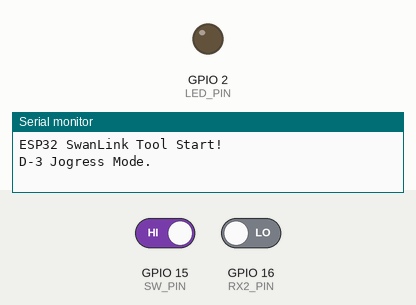
This sketch was run on a simulated ESP32. Parts: output pins drawn as LEDs (lit = HIGH), the last lines printed to the serial monitor. Inputs (shaded band) come from the test bench; at power-on: GPIO 16 (RX2_PIN) LOW, GPIO 15 (SW_PIN) HIGH. Pins used as bus, display or sensor lines are not drawn.

Above: at 1.2 s.
1.3 s: GPIO 16 (RX2_PIN) driven HIGH
At 2.1 s:
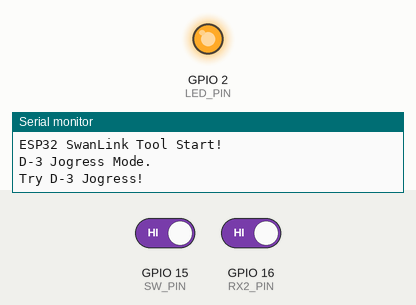
3.8 s: GPIO 15 (SW_PIN) driven LOW and GPIO 16 (RX2_PIN) driven LOW
5.8 s: GPIO 16 (RX2_PIN) driven HIGH
At 8.0 s:
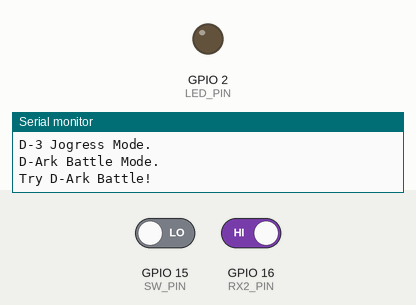
Timing chart, 0 to 9.5 s (numbered marks = the images above; inputs shaded):
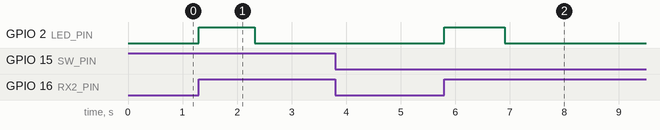

Measured:
- after the input at 1.3 s, GPIO 2 (LED_PIN): LOW → HIGH at once, → LOW 1.0 s later
- after the input at 5.8 s, GPIO 2 (LED_PIN): LOW → HIGH at once, → LOW 1.1 s later

The sketch:

ESP32_SwanLink_Tool.ino
```cpp
/*
  ESP32 SwanLink Tool (2 in 1)

  Switch ON  → D-Ark SwanLink Punching
  Switch OFF → D-3 SwanLink Jogress Evolution

  SwanLink Jogress Evolution for D-3(2000).
  Jogress with Wonderswan(Digimon Adventure 02: D1 Tamers).
  Fouce Adult Level or Perfect Level Jogress to Ultimate Level.

  A punching bag for D-Ark(2001).
  Versus Wonderswan Impmon from Digimon Tamers Battle Spirit.
  Not 100% winning!

  Author : joushiikuta
  Date   : 2025/05/16
  Rev    : 1.0.0
  link   : https://www.youtube.com/@joushiikuta

  ESP32 : GPIO_NUM_15 → SWITCH → GND
          GPIO_NUM_16 → HDMI PIN13
          GPIO_NUM_17 → HDMI PIN9
          GND         → HDMI PIN17
*/

#define SW_PIN GPIO_NUM_15
#define RX2_PIN GPIO_NUM_16
#define TX2_PIN GPIO_NUM_17
#define LED_PIN GPIO_NUM_2

unsigned long packet_recive[4];

unsigned long packet_send_jogress[2] = {
  0b00000010101000000000000111100001,
  0b00101101111000000000000111100001
};

unsigned long packet_send_battle[4] = {
  0b00001111001000000000000100000001,
  0b00111110101000000000000111100001,
  0b00111101101000000000000110100001,
  0b00010111111000000000000111100001
};

void SwanLinkSend(unsigned long packet) {
  for (int i = 0; i < 32; i++) {
    digitalWrite(TX2_PIN, (packet & (1 << i)) ? HIGH : LOW);
    delayMicroseconds(100);
  }
  digitalWrite(TX2_PIN, 0);
}

unsigned long SwanLinkRecive(unsigned char t) { // TODO
  delay(t);
  return 0;
}

bool IsJogress() {
  return digitalRead(SW_PIN) ? true : false;
}

void WaitingJogress() {
  while (digitalRead(RX2_PIN) == HIGH) {
    if (!IsJogress()) return ;
  }
  Serial.println("D-3 Jogress Mode.");
  while (digitalRead(RX2_PIN) == LOW) {
    if (!IsJogress()) return ;
  }
  digitalWrite(LED_PIN, 1);
  Serial.println("Try D-3 Jogress!");
  for (int i = 0; i < 2; i++) {
    packet_recive[i] = SwanLinkRecive(10);
    SwanLinkSend(packet_send_jogress[i]);
  }
  delay(1000);
  digitalWrite(LED_PIN, 0);
}

void WaitingBattle() {
  while (digitalRead(RX2_PIN) == HIGH) {
    if (IsJogress()) return ;
  }
  Serial.println("D-Ark Battle Mode.");
  while (digitalRead(RX2_PIN) == LOW) {
    if (IsJogress()) return ;
  }
  digitalWrite(LED_PIN, 1);
  Serial.println("Try D-Ark Battle!");
  for (int i = 0; i < 4; i++) {
    packet_recive[i] = SwanLinkRecive(25);
    SwanLinkSend(packet_send_battle[i]);
  }
  delay(1000);
  digitalWrite(LED_PIN, 0);
}
void setup() {
  Serial.begin(115200);
  pinMode(SW_PIN, INPUT_PULLUP);
  pinMode(RX2_PIN, INPUT_PULLDOWN);
  pinMode(TX2_PIN, OUTPUT);
  pinMode(LED_PIN, OUTPUT);
  digitalWrite(TX2_PIN, 0);
  digitalWrite(LED_PIN, 0);
  Serial.println("ESP32 SwanLink Tool Start!");
}

void loop() {
  IsJogress() ? WaitingJogress() : WaitingBattle();
  delay(500);
}
```
